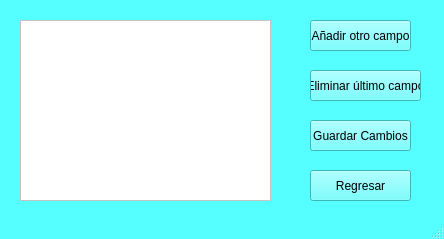
<?xml version="1.0" encoding="UTF-8"?>
<ui version="4.0">
 <class>MainWindow</class>
 <widget class="QMainWindow" name="MainWindow">
  <property name="geometry">
   <rect>
    <x>0</x>
    <y>0</y>
    <width>444</width>
    <height>239</height>
   </rect>
  </property>
  <property name="palette">
   <palette>
    <active>
     <colorrole role="WindowText">
      <brush brushstyle="SolidPattern">
       <color alpha="255">
        <red>0</red>
        <green>0</green>
        <blue>0</blue>
       </color>
      </brush>
     </colorrole>
     <colorrole role="Button">
      <brush brushstyle="SolidPattern">
       <color alpha="255">
        <red>85</red>
        <green>255</green>
        <blue>255</blue>
       </color>
      </brush>
     </colorrole>
     <colorrole role="Light">
      <brush brushstyle="SolidPattern">
       <color alpha="255">
        <red>213</red>
        <green>255</green>
        <blue>255</blue>
       </color>
      </brush>
     </colorrole>
     <colorrole role="Midlight">
      <brush brushstyle="SolidPattern">
       <color alpha="255">
        <red>149</red>
        <green>255</green>
        <blue>255</blue>
       </color>
      </brush>
     </colorrole>
     <colorrole role="Dark">
      <brush brushstyle="SolidPattern">
       <color alpha="255">
        <red>42</red>
        <green>127</green>
        <blue>127</blue>
       </color>
      </brush>
     </colorrole>
     <colorrole role="Mid">
      <brush brushstyle="SolidPattern">
       <color alpha="255">
        <red>56</red>
        <green>170</green>
        <blue>170</blue>
       </color>
      </brush>
     </colorrole>
     <colorrole role="Text">
      <brush brushstyle="SolidPattern">
       <color alpha="255">
        <red>0</red>
        <green>0</green>
        <blue>0</blue>
       </color>
      </brush>
     </colorrole>
     <colorrole role="BrightText">
      <brush brushstyle="SolidPattern">
       <color alpha="255">
        <red>255</red>
        <green>255</green>
        <blue>255</blue>
       </color>
      </brush>
     </colorrole>
     <colorrole role="ButtonText">
      <brush brushstyle="SolidPattern">
       <color alpha="255">
        <red>0</red>
        <green>0</green>
        <blue>0</blue>
       </color>
      </brush>
     </colorrole>
     <colorrole role="Base">
      <brush brushstyle="SolidPattern">
       <color alpha="255">
        <red>255</red>
        <green>255</green>
        <blue>255</blue>
       </color>
      </brush>
     </colorrole>
     <colorrole role="Window">
      <brush brushstyle="SolidPattern">
       <color alpha="255">
        <red>85</red>
        <green>255</green>
        <blue>255</blue>
       </color>
      </brush>
     </colorrole>
     <colorrole role="Shadow">
      <brush brushstyle="SolidPattern">
       <color alpha="255">
        <red>0</red>
        <green>0</green>
        <blue>0</blue>
       </color>
      </brush>
     </colorrole>
     <colorrole role="AlternateBase">
      <brush brushstyle="SolidPattern">
       <color alpha="255">
        <red>170</red>
        <green>255</green>
        <blue>255</blue>
       </color>
      </brush>
     </colorrole>
     <colorrole role="ToolTipBase">
      <brush brushstyle="SolidPattern">
       <color alpha="255">
        <red>255</red>
        <green>255</green>
        <blue>220</blue>
       </color>
      </brush>
     </colorrole>
     <colorrole role="ToolTipText">
      <brush brushstyle="SolidPattern">
       <color alpha="255">
        <red>0</red>
        <green>0</green>
        <blue>0</blue>
       </color>
      </brush>
     </colorrole>
    </active>
    <inactive>
     <colorrole role="WindowText">
      <brush brushstyle="SolidPattern">
       <color alpha="255">
        <red>0</red>
        <green>0</green>
        <blue>0</blue>
       </color>
      </brush>
     </colorrole>
     <colorrole role="Button">
      <brush brushstyle="SolidPattern">
       <color alpha="255">
        <red>85</red>
        <green>255</green>
        <blue>255</blue>
       </color>
      </brush>
     </colorrole>
     <colorrole role="Light">
      <brush brushstyle="SolidPattern">
       <color alpha="255">
        <red>213</red>
        <green>255</green>
        <blue>255</blue>
       </color>
      </brush>
     </colorrole>
     <colorrole role="Midlight">
      <brush brushstyle="SolidPattern">
       <color alpha="255">
        <red>149</red>
        <green>255</green>
        <blue>255</blue>
       </color>
      </brush>
     </colorrole>
     <colorrole role="Dark">
      <brush brushstyle="SolidPattern">
       <color alpha="255">
        <red>42</red>
        <green>127</green>
        <blue>127</blue>
       </color>
      </brush>
     </colorrole>
     <colorrole role="Mid">
      <brush brushstyle="SolidPattern">
       <color alpha="255">
        <red>56</red>
        <green>170</green>
        <blue>170</blue>
       </color>
      </brush>
     </colorrole>
     <colorrole role="Text">
      <brush brushstyle="SolidPattern">
       <color alpha="255">
        <red>0</red>
        <green>0</green>
        <blue>0</blue>
       </color>
      </brush>
     </colorrole>
     <colorrole role="BrightText">
      <brush brushstyle="SolidPattern">
       <color alpha="255">
        <red>255</red>
        <green>255</green>
        <blue>255</blue>
       </color>
      </brush>
     </colorrole>
     <colorrole role="ButtonText">
      <brush brushstyle="SolidPattern">
       <color alpha="255">
        <red>0</red>
        <green>0</green>
        <blue>0</blue>
       </color>
      </brush>
     </colorrole>
     <colorrole role="Base">
      <brush brushstyle="SolidPattern">
       <color alpha="255">
        <red>255</red>
        <green>255</green>
        <blue>255</blue>
       </color>
      </brush>
     </colorrole>
     <colorrole role="Window">
      <brush brushstyle="SolidPattern">
       <color alpha="255">
        <red>85</red>
        <green>255</green>
        <blue>255</blue>
       </color>
      </brush>
     </colorrole>
     <colorrole role="Shadow">
      <brush brushstyle="SolidPattern">
       <color alpha="255">
        <red>0</red>
        <green>0</green>
        <blue>0</blue>
       </color>
      </brush>
     </colorrole>
     <colorrole role="AlternateBase">
      <brush brushstyle="SolidPattern">
       <color alpha="255">
        <red>170</red>
        <green>255</green>
        <blue>255</blue>
       </color>
      </brush>
     </colorrole>
     <colorrole role="ToolTipBase">
      <brush brushstyle="SolidPattern">
       <color alpha="255">
        <red>255</red>
        <green>255</green>
        <blue>220</blue>
       </color>
      </brush>
     </colorrole>
     <colorrole role="ToolTipText">
      <brush brushstyle="SolidPattern">
       <color alpha="255">
        <red>0</red>
        <green>0</green>
        <blue>0</blue>
       </color>
      </brush>
     </colorrole>
    </inactive>
    <disabled>
     <colorrole role="WindowText">
      <brush brushstyle="SolidPattern">
       <color alpha="255">
        <red>42</red>
        <green>127</green>
        <blue>127</blue>
       </color>
      </brush>
     </colorrole>
     <colorrole role="Button">
      <brush brushstyle="SolidPattern">
       <color alpha="255">
        <red>85</red>
        <green>255</green>
        <blue>255</blue>
       </color>
      </brush>
     </colorrole>
     <colorrole role="Light">
      <brush brushstyle="SolidPattern">
       <color alpha="255">
        <red>213</red>
        <green>255</green>
        <blue>255</blue>
       </color>
      </brush>
     </colorrole>
     <colorrole role="Midlight">
      <brush brushstyle="SolidPattern">
       <color alpha="255">
        <red>149</red>
        <green>255</green>
        <blue>255</blue>
       </color>
      </brush>
     </colorrole>
     <colorrole role="Dark">
      <brush brushstyle="SolidPattern">
       <color alpha="255">
        <red>42</red>
        <green>127</green>
        <blue>127</blue>
       </color>
      </brush>
     </colorrole>
     <colorrole role="Mid">
      <brush brushstyle="SolidPattern">
       <color alpha="255">
        <red>56</red>
        <green>170</green>
        <blue>170</blue>
       </color>
      </brush>
     </colorrole>
     <colorrole role="Text">
      <brush brushstyle="SolidPattern">
       <color alpha="255">
        <red>42</red>
        <green>127</green>
        <blue>127</blue>
       </color>
      </brush>
     </colorrole>
     <colorrole role="BrightText">
      <brush brushstyle="SolidPattern">
       <color alpha="255">
        <red>255</red>
        <green>255</green>
        <blue>255</blue>
       </color>
      </brush>
     </colorrole>
     <colorrole role="ButtonText">
      <brush brushstyle="SolidPattern">
       <color alpha="255">
        <red>42</red>
        <green>127</green>
        <blue>127</blue>
       </color>
      </brush>
     </colorrole>
     <colorrole role="Base">
      <brush brushstyle="SolidPattern">
       <color alpha="255">
        <red>85</red>
        <green>255</green>
        <blue>255</blue>
       </color>
      </brush>
     </colorrole>
     <colorrole role="Window">
      <brush brushstyle="SolidPattern">
       <color alpha="255">
        <red>85</red>
        <green>255</green>
        <blue>255</blue>
       </color>
      </brush>
     </colorrole>
     <colorrole role="Shadow">
      <brush brushstyle="SolidPattern">
       <color alpha="255">
        <red>0</red>
        <green>0</green>
        <blue>0</blue>
       </color>
      </brush>
     </colorrole>
     <colorrole role="AlternateBase">
      <brush brushstyle="SolidPattern">
       <color alpha="255">
        <red>85</red>
        <green>255</green>
        <blue>255</blue>
       </color>
      </brush>
     </colorrole>
     <colorrole role="ToolTipBase">
      <brush brushstyle="SolidPattern">
       <color alpha="255">
        <red>255</red>
        <green>255</green>
        <blue>220</blue>
       </color>
      </brush>
     </colorrole>
     <colorrole role="ToolTipText">
      <brush brushstyle="SolidPattern">
       <color alpha="255">
        <red>0</red>
        <green>0</green>
        <blue>0</blue>
       </color>
      </brush>
     </colorrole>
    </disabled>
   </palette>
  </property>
  <property name="windowTitle">
   <string>Agregar Cuenta</string>
  </property>
  <widget class="QWidget" name="centralwidget">
   <widget class="QPushButton" name="pushButton">
    <property name="geometry">
     <rect>
      <x>310</x>
      <y>20</y>
      <width>101</width>
      <height>31</height>
     </rect>
    </property>
    <property name="text">
     <string>Añadir otro campo</string>
    </property>
   </widget>
   <widget class="QPushButton" name="pushButton_2">
    <property name="geometry">
     <rect>
      <x>310</x>
      <y>70</y>
      <width>111</width>
      <height>31</height>
     </rect>
    </property>
    <property name="text">
     <string>Eliminar último campo</string>
    </property>
   </widget>
   <widget class="QPushButton" name="pushButton_3">
    <property name="geometry">
     <rect>
      <x>310</x>
      <y>120</y>
      <width>101</width>
      <height>31</height>
     </rect>
    </property>
    <property name="text">
     <string>Guardar Cambios</string>
    </property>
   </widget>
   <widget class="QScrollArea" name="scrollArea">
    <property name="geometry">
     <rect>
      <x>20</x>
      <y>20</y>
      <width>251</width>
      <height>181</height>
     </rect>
    </property>
    <property name="palette">
     <palette>
      <active>
       <colorrole role="WindowText">
        <brush brushstyle="SolidPattern">
         <color alpha="255">
          <red>0</red>
          <green>0</green>
          <blue>0</blue>
         </color>
        </brush>
       </colorrole>
       <colorrole role="Button">
        <brush brushstyle="SolidPattern">
         <color alpha="255">
          <red>255</red>
          <green>255</green>
          <blue>255</blue>
         </color>
        </brush>
       </colorrole>
       <colorrole role="Light">
        <brush brushstyle="SolidPattern">
         <color alpha="255">
          <red>255</red>
          <green>255</green>
          <blue>255</blue>
         </color>
        </brush>
       </colorrole>
       <colorrole role="Midlight">
        <brush brushstyle="SolidPattern">
         <color alpha="255">
          <red>255</red>
          <green>255</green>
          <blue>255</blue>
         </color>
        </brush>
       </colorrole>
       <colorrole role="Dark">
        <brush brushstyle="SolidPattern">
         <color alpha="255">
          <red>127</red>
          <green>127</green>
          <blue>127</blue>
         </color>
        </brush>
       </colorrole>
       <colorrole role="Mid">
        <brush brushstyle="SolidPattern">
         <color alpha="255">
          <red>170</red>
          <green>170</green>
          <blue>170</blue>
         </color>
        </brush>
       </colorrole>
       <colorrole role="Text">
        <brush brushstyle="SolidPattern">
         <color alpha="255">
          <red>0</red>
          <green>0</green>
          <blue>0</blue>
         </color>
        </brush>
       </colorrole>
       <colorrole role="BrightText">
        <brush brushstyle="SolidPattern">
         <color alpha="255">
          <red>255</red>
          <green>255</green>
          <blue>255</blue>
         </color>
        </brush>
       </colorrole>
       <colorrole role="ButtonText">
        <brush brushstyle="SolidPattern">
         <color alpha="255">
          <red>0</red>
          <green>0</green>
          <blue>0</blue>
         </color>
        </brush>
       </colorrole>
       <colorrole role="Base">
        <brush brushstyle="SolidPattern">
         <color alpha="255">
          <red>255</red>
          <green>255</green>
          <blue>255</blue>
         </color>
        </brush>
       </colorrole>
       <colorrole role="Window">
        <brush brushstyle="SolidPattern">
         <color alpha="255">
          <red>255</red>
          <green>255</green>
          <blue>255</blue>
         </color>
        </brush>
       </colorrole>
       <colorrole role="Shadow">
        <brush brushstyle="SolidPattern">
         <color alpha="255">
          <red>0</red>
          <green>0</green>
          <blue>0</blue>
         </color>
        </brush>
       </colorrole>
       <colorrole role="AlternateBase">
        <brush brushstyle="SolidPattern">
         <color alpha="255">
          <red>255</red>
          <green>255</green>
          <blue>255</blue>
         </color>
        </brush>
       </colorrole>
       <colorrole role="ToolTipBase">
        <brush brushstyle="SolidPattern">
         <color alpha="255">
          <red>255</red>
          <green>255</green>
          <blue>220</blue>
         </color>
        </brush>
       </colorrole>
       <colorrole role="ToolTipText">
        <brush brushstyle="SolidPattern">
         <color alpha="255">
          <red>0</red>
          <green>0</green>
          <blue>0</blue>
         </color>
        </brush>
       </colorrole>
      </active>
      <inactive>
       <colorrole role="WindowText">
        <brush brushstyle="SolidPattern">
         <color alpha="255">
          <red>0</red>
          <green>0</green>
          <blue>0</blue>
         </color>
        </brush>
       </colorrole>
       <colorrole role="Button">
        <brush brushstyle="SolidPattern">
         <color alpha="255">
          <red>255</red>
          <green>255</green>
          <blue>255</blue>
         </color>
        </brush>
       </colorrole>
       <colorrole role="Light">
        <brush brushstyle="SolidPattern">
         <color alpha="255">
          <red>255</red>
          <green>255</green>
          <blue>255</blue>
         </color>
        </brush>
       </colorrole>
       <colorrole role="Midlight">
        <brush brushstyle="SolidPattern">
         <color alpha="255">
          <red>255</red>
          <green>255</green>
          <blue>255</blue>
         </color>
        </brush>
       </colorrole>
       <colorrole role="Dark">
        <brush brushstyle="SolidPattern">
         <color alpha="255">
          <red>127</red>
          <green>127</green>
          <blue>127</blue>
         </color>
        </brush>
       </colorrole>
       <colorrole role="Mid">
        <brush brushstyle="SolidPattern">
         <color alpha="255">
          <red>170</red>
          <green>170</green>
          <blue>170</blue>
         </color>
        </brush>
       </colorrole>
       <colorrole role="Text">
        <brush brushstyle="SolidPattern">
         <color alpha="255">
          <red>0</red>
          <green>0</green>
          <blue>0</blue>
         </color>
        </brush>
       </colorrole>
       <colorrole role="BrightText">
        <brush brushstyle="SolidPattern">
         <color alpha="255">
          <red>255</red>
          <green>255</green>
          <blue>255</blue>
         </color>
        </brush>
       </colorrole>
       <colorrole role="ButtonText">
        <brush brushstyle="SolidPattern">
         <color alpha="255">
          <red>0</red>
          <green>0</green>
          <blue>0</blue>
         </color>
        </brush>
       </colorrole>
       <colorrole role="Base">
        <brush brushstyle="SolidPattern">
         <color alpha="255">
          <red>255</red>
          <green>255</green>
          <blue>255</blue>
         </color>
        </brush>
       </colorrole>
       <colorrole role="Window">
        <brush brushstyle="SolidPattern">
         <color alpha="255">
          <red>255</red>
          <green>255</green>
          <blue>255</blue>
         </color>
        </brush>
       </colorrole>
       <colorrole role="Shadow">
        <brush brushstyle="SolidPattern">
         <color alpha="255">
          <red>0</red>
          <green>0</green>
          <blue>0</blue>
         </color>
        </brush>
       </colorrole>
       <colorrole role="AlternateBase">
        <brush brushstyle="SolidPattern">
         <color alpha="255">
          <red>255</red>
          <green>255</green>
          <blue>255</blue>
         </color>
        </brush>
       </colorrole>
       <colorrole role="ToolTipBase">
        <brush brushstyle="SolidPattern">
         <color alpha="255">
          <red>255</red>
          <green>255</green>
          <blue>220</blue>
         </color>
        </brush>
       </colorrole>
       <colorrole role="ToolTipText">
        <brush brushstyle="SolidPattern">
         <color alpha="255">
          <red>0</red>
          <green>0</green>
          <blue>0</blue>
         </color>
        </brush>
       </colorrole>
      </inactive>
      <disabled>
       <colorrole role="WindowText">
        <brush brushstyle="SolidPattern">
         <color alpha="255">
          <red>127</red>
          <green>127</green>
          <blue>127</blue>
         </color>
        </brush>
       </colorrole>
       <colorrole role="Button">
        <brush brushstyle="SolidPattern">
         <color alpha="255">
          <red>255</red>
          <green>255</green>
          <blue>255</blue>
         </color>
        </brush>
       </colorrole>
       <colorrole role="Light">
        <brush brushstyle="SolidPattern">
         <color alpha="255">
          <red>255</red>
          <green>255</green>
          <blue>255</blue>
         </color>
        </brush>
       </colorrole>
       <colorrole role="Midlight">
        <brush brushstyle="SolidPattern">
         <color alpha="255">
          <red>255</red>
          <green>255</green>
          <blue>255</blue>
         </color>
        </brush>
       </colorrole>
       <colorrole role="Dark">
        <brush brushstyle="SolidPattern">
         <color alpha="255">
          <red>127</red>
          <green>127</green>
          <blue>127</blue>
         </color>
        </brush>
       </colorrole>
       <colorrole role="Mid">
        <brush brushstyle="SolidPattern">
         <color alpha="255">
          <red>170</red>
          <green>170</green>
          <blue>170</blue>
         </color>
        </brush>
       </colorrole>
       <colorrole role="Text">
        <brush brushstyle="SolidPattern">
         <color alpha="255">
          <red>127</red>
          <green>127</green>
          <blue>127</blue>
         </color>
        </brush>
       </colorrole>
       <colorrole role="BrightText">
        <brush brushstyle="SolidPattern">
         <color alpha="255">
          <red>255</red>
          <green>255</green>
          <blue>255</blue>
         </color>
        </brush>
       </colorrole>
       <colorrole role="ButtonText">
        <brush brushstyle="SolidPattern">
         <color alpha="255">
          <red>127</red>
          <green>127</green>
          <blue>127</blue>
         </color>
        </brush>
       </colorrole>
       <colorrole role="Base">
        <brush brushstyle="SolidPattern">
         <color alpha="255">
          <red>255</red>
          <green>255</green>
          <blue>255</blue>
         </color>
        </brush>
       </colorrole>
       <colorrole role="Window">
        <brush brushstyle="SolidPattern">
         <color alpha="255">
          <red>255</red>
          <green>255</green>
          <blue>255</blue>
         </color>
        </brush>
       </colorrole>
       <colorrole role="Shadow">
        <brush brushstyle="SolidPattern">
         <color alpha="255">
          <red>0</red>
          <green>0</green>
          <blue>0</blue>
         </color>
        </brush>
       </colorrole>
       <colorrole role="AlternateBase">
        <brush brushstyle="SolidPattern">
         <color alpha="255">
          <red>255</red>
          <green>255</green>
          <blue>255</blue>
         </color>
        </brush>
       </colorrole>
       <colorrole role="ToolTipBase">
        <brush brushstyle="SolidPattern">
         <color alpha="255">
          <red>255</red>
          <green>255</green>
          <blue>220</blue>
         </color>
        </brush>
       </colorrole>
       <colorrole role="ToolTipText">
        <brush brushstyle="SolidPattern">
         <color alpha="255">
          <red>0</red>
          <green>0</green>
          <blue>0</blue>
         </color>
        </brush>
       </colorrole>
      </disabled>
     </palette>
    </property>
    <property name="widgetResizable">
     <bool>true</bool>
    </property>
    <widget class="QWidget" name="scrollAreaWidgetContents">
     <property name="geometry">
      <rect>
       <x>0</x>
       <y>0</y>
       <width>249</width>
       <height>179</height>
      </rect>
     </property>
     <layout class="QFormLayout" name="formLayout_2">
      <item row="0" column="0">
       <layout class="QFormLayout" name="formLayout"/>
      </item>
     </layout>
    </widget>
   </widget>
   <widget class="QPushButton" name="pushButton_4">
    <property name="geometry">
     <rect>
      <x>310</x>
      <y>170</y>
      <width>101</width>
      <height>31</height>
     </rect>
    </property>
    <property name="text">
     <string>Regresar</string>
    </property>
   </widget>
  </widget>
  <widget class="QStatusBar" name="statusbar"/>
 </widget>
 <resources/>
 <connections/>
</ui>
